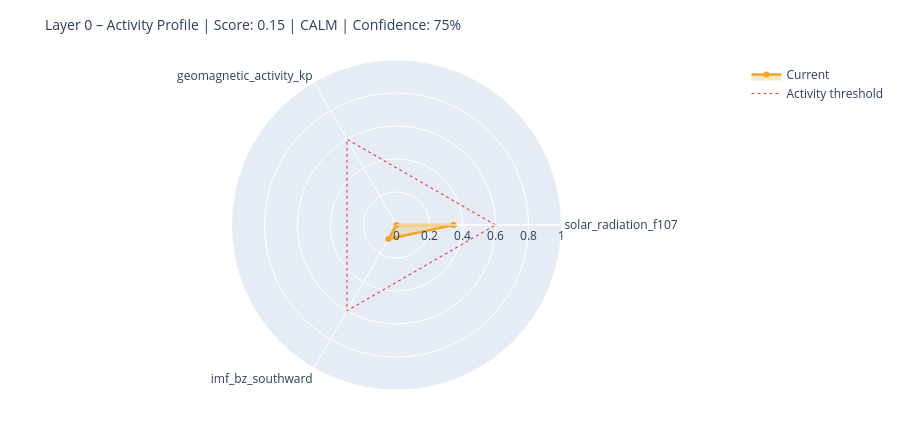

This figure's notebook cell:
### Markdown cell above
---
## 6. State Assessment & Handoff to Layer 1

### Code cell
# ============================================================
# STEP 1 – Collect raw values with source modes
# Mode: 'primary' | 'fallback_3h' | 'last_valid' | 'missing'
# ============================================================

def safe_last(df, col):
    if df is None or col not in df.columns: return None
    s = df[col].dropna()
    return float(s.iloc[-1]) if not s.empty else None

f107_now = safe_last(df_f107, 'f10.7')
bz_now   = safe_last(df_mag,  'bz_gsm')
kp_now   = safe_last(df_kp,   'kp')
sw_now   = safe_last(df_sw,   'speed')

source_modes = {
    'F10.7':    'primary'  if f107_now is not None else 'missing',
    'Kp':       'primary'  if kp_now   is not None else 'missing',
    'IMF_Bz':   'primary'  if bz_now   is not None else 'missing',
    'SW_speed': 'primary'  if sw_now   is not None else 'missing',
}

# Kp Fallback – 3h endpoint
if kp_now is None:
    try:
        r = requests.get(
            'https://services.swpc.noaa.gov/json/noaa-planetary-k-index.json',
            timeout=10)
        r.raise_for_status()
        fb = pd.DataFrame(r.json())
        tc = next((c for c in fb.columns if 'time' in c.lower()), fb.columns[0])
        kc = next((c for c in fb.columns if 'kp' in c.lower() and c != tc), None)
        if kc:
            fb[kc] = fb[kc].astype(str).str.extract(r'([0-9]+(?:\.[0-9]*)?)')[0]
            fb[kc] = pd.to_numeric(fb[kc], errors='coerce')
            fb = fb[fb[kc] >= 0].dropna(subset=[kc])
            if not fb.empty:
                kp_now = float(fb[kc].iloc[-1])
                source_modes['Kp'] = 'fallback_3h'
                print(f'  Kp fallback (3h): {kp_now:.1f}')
    except Exception as e:
        print(f'  Kp fallback failed: {e}')

# Solar Wind Fallback – last valid value
if sw_now is None and df_sw is not None and 'speed' in df_sw.columns:
    s = df_sw['speed'].dropna()
    if not s.empty:
        sw_now = float(s.iloc[-1])
        source_modes['SW_speed'] = 'last_valid'
        print(f'  SW fallback (last_valid): {sw_now:.0f} km/s')

print()
print('Source modes:', source_modes)

# ============================================================
# STEP 2 – Score from available components only
# ============================================================

def norm(v, lo, hi):
    if v is None: return None
    return max(0.0, min(1.0, (v - lo) / (hi - lo)))

COMPONENTS = {
    'solar_radiation_f107':    (f107_now, norm(f107_now, 60, 250)),
    'geomagnetic_activity_kp': (kp_now,   norm(kp_now,   0,   9)),
    'imf_bz_southward':        (bz_now,   norm(-(bz_now or 0) if bz_now else None, -5, 30)
                                           if bz_now is not None else None),
    'solar_wind_speed':        (sw_now,   norm(sw_now, 300, 800)),
}

available   = {k: v[1] for k, v in COMPONENTS.items() if v[1] is not None}
unavailable = [k for k, v in COMPONENTS.items() if v[1] is None]

layer0_score = round(sum(available.values()) / len(available), 4) if available else None
confidence   = round(len(available) / len(COMPONENTS), 2)

level = ('unknown'  if layer0_score is None
         else 'calm'     if layer0_score < 0.3
         else 'moderate' if layer0_score < 0.6
         else 'active')

# ============================================================
# STEP 3 – Dominant Driver
# ============================================================

def dominant_driver(kp, f107, bz, sw):
    candidates = []
    if kp   is not None and kp   >= 4:   candidates.append(('geomagnetic',    kp / 9))
    if sw   is not None and sw   >= 500:  candidates.append(('solar_wind',     sw / 800))
    if bz   is not None and bz   <= -5:   candidates.append(('imf_southward',  abs(bz) / 30))
    if f107 is not None and f107 >= 150:  candidates.append(('solar_radiation',f107 / 250))
    return max(candidates, key=lambda x: x[1])[0] if candidates else 'none'

driver = dominant_driver(kp_now, f107_now, bz_now, sw_now)

# ============================================================
# STEP 4 – Downstream expectations
# ============================================================

def downstream_expectation(driver, score, kp, bz, f107):
    exp = {
        'magnetosphere':        'calm',
        'ionosphere':           'calm',
        'schumann_resonance':   'unchanged',
        'lithosphere_currents': 'low',
    }
    if driver == 'geomagnetic' or (kp and kp >= 5):
        exp['magnetosphere']        = 'compressed / storm'
        exp['ionosphere']           = 'elevated disturbance (TEC variability)'
        exp['schumann_resonance']   = 'elevated amplitude possible'
        exp['lithosphere_currents'] = 'elevated induction currents'
    elif driver == 'imf_southward' or (bz and bz <= -5):
        exp['magnetosphere']        = 'energy coupling active'
        exp['ionosphere']           = 'elevated electron density possible'
        exp['schumann_resonance']   = 'slight modulation possible'
    elif driver == 'solar_radiation' or (f107 and f107 >= 150):
        exp['ionosphere']           = 'elevated ionization (F-layer)'
        exp['schumann_resonance']   = 'slightly elevated background activity'
    return exp

downstream = downstream_expectation(driver, layer0_score, kp_now, bz_now, f107_now)

# ============================================================
# CONSOLE OUTPUT
# ============================================================

W = 58
print('=' * W)
print('LAYER 0 – STATE ASSESSMENT')
print('=' * W)
for name, (raw_v, score_v) in COMPONENTS.items():
    if score_v is not None:
        bar = '█' * int(score_v * 20) + '░' * (20 - int(score_v * 20))
        print(f'  {name:<35}  {bar}  {score_v:.2f}')
    else:
        print(f'  {name:<35}  {"─" * 20}  n/a')
print('-' * W)
print(f'  Score ({len(available)}/{len(COMPONENTS)} components):  {layer0_score:.3f}')
print(f'  Confidence:         {confidence:.0%}')
print(f'  Level:              {level.upper()}')
print(f'  Dominant Driver:    {driver}')

# Radar chart
cats = list(available.keys())
vals = list(available.values())
if len(cats) >= 3:
    fig = go.Figure()
    fig.add_trace(go.Scatterpolar(
        r=vals + [vals[0]], theta=cats + [cats[0]],
        fill='toself', fillcolor='rgba(242,166,35,0.25)',
        line=dict(color='#F2A623', width=2.5), name='Current'
    ))
    fig.add_trace(go.Scatterpolar(
        r=[0.6] * (len(cats) + 1), theta=cats + [cats[0]],
        line=dict(color='#E24B4A', dash='dot', width=1.2),
        mode='lines', name='Activity threshold'
    ))
    fig.update_layout(
        title=dict(text=f'Layer 0 – Activity Profile | Score: {layer0_score:.2f} | {level.upper()} | Confidence: {confidence:.0%}',
                   font=dict(size=14)),
        polar=dict(radialaxis=dict(visible=True, range=[0, 1])),
        height=430, showlegend=True,
        margin=dict(l=60, r=60, t=60, b=40)
    )
    fig.show()

### Figure 1 — Plotly figure (JSON) as saved in the notebook; plotly's stock layout.template omitted (floating-point values rounded to 4 significant figures)
{"data": [{"fill": "toself", "fillcolor": "rgba(242,166,35,0.25)", "line": {"color": "#F2A623", "width": 2.5}, "name": "Current", "r": [0.3457, 0.0, 0.09771, 0.3457], "theta": ["solar_radiation_f107", "geomagnetic_activity_kp", "imf_bz_southward", "solar_radiation_f107"], "type": "scatterpolar"}, {"line": {"color": "#E24B4A", "dash": "dot", "width": 1.2}, "mode": "lines", "name": "Activity threshold", "r": [0.6, 0.6, 0.6, 0.6], "theta": ["solar_radiation_f107", "geomagnetic_activity_kp", "imf_bz_southward", "solar_radiation_f107"], "type": "scatterpolar"}], "layout": {"height": 430, "margin": {"b": 40, "l": 60, "r": 60, "t": 60}, "polar": {"radialaxis": {"range": [0, 1], "visible": true}}, "showlegend": true, "title": {"font": {"size": 14}, "text": "Layer 0 – Activity Profile | Score: 0.15 | CALM | Confidence: 75%"}}}
